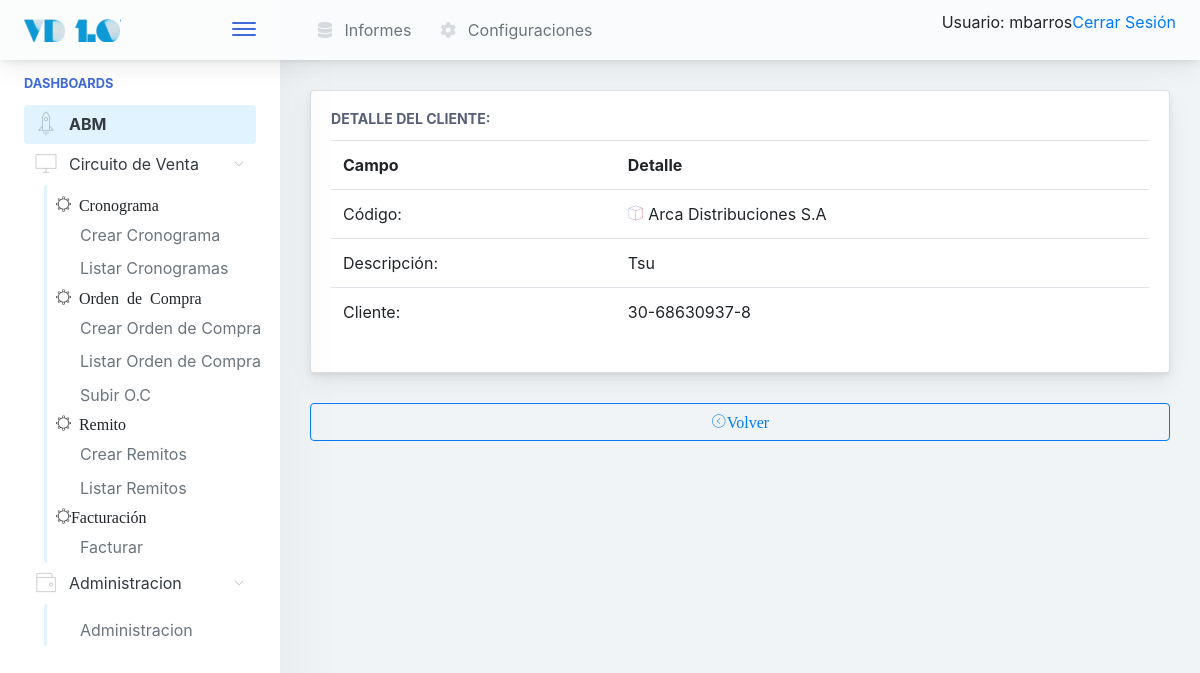
The app's page /gral/cliente/detalle/1 (signed in), older data.
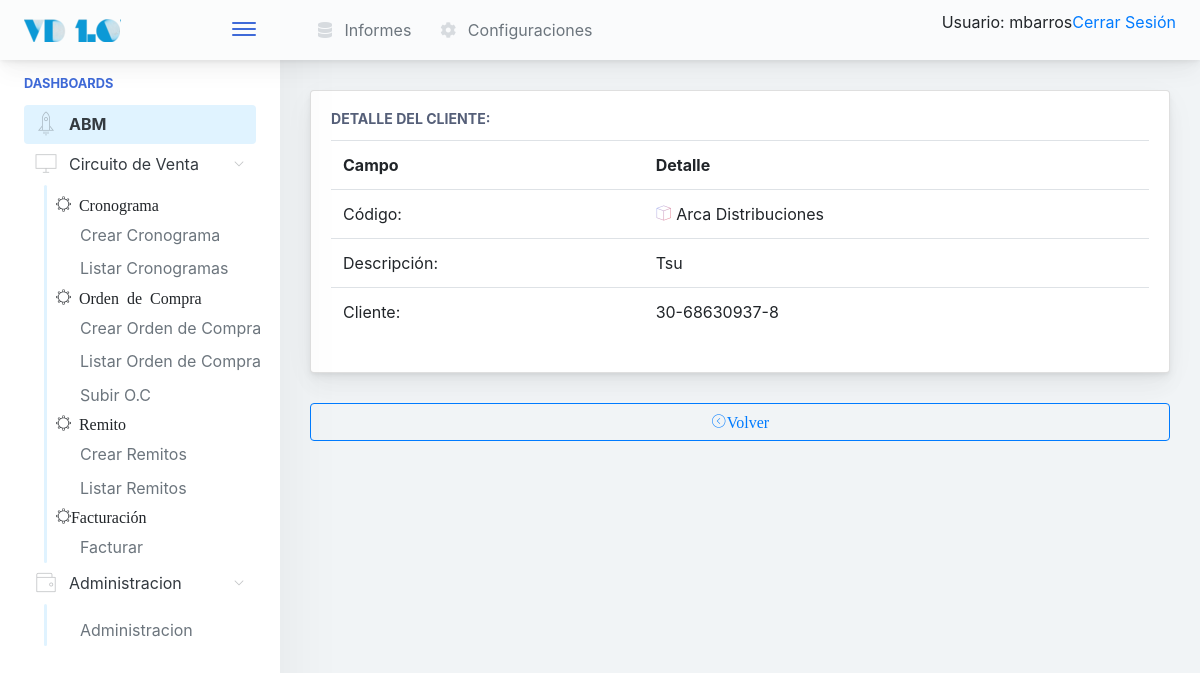
The same page, newer data.
### gral/models.py (models this page shows, shortened)
class Cliente(models.Model):
    razon_social      = models.CharField(max_length=150, unique=True)
    nombre_corto      = models.CharField(max_length=25, unique=True)
    cuit              = models.CharField(max_length=15, unique=True)
    direccion_fiscal  = models.CharField(max_length=250)
    direccion_entrega = models.CharField(max_length=250)
    condicion_iva     = models.CharField(max_length=100, blank=False, default='Responsable Inscripto')
    observaciones     = models.TextField(blank=True)

### gral/views.py (the view)
# urls.py: path('cliente/detalle/<int:pk>', ClienteDetailView.as_view(), name='ClienteDetail'),
class ClienteDetailView(LoginRequiredMixin, DetailView):
	model = Cliente

### inicio/templates/gral/cliente_detail.html
{% extends '../base.html' %}
{%  block cuerpo %}
<div class="main-card mb-3 card">
	<div class="card-body">
		<h5 class="card-title">Detalle del Cliente: {{ cliente.descripcion }}</h5>
		<table class="table table-hover table-fixed">
		<tr>
			<th>
				Campo
			</th>
			<th>
				Detalle
			</th>
		</tr>
			<tr>
				<td>Código: </td>
				<td><i class="pe-7s-box2 icon-gradient bg-amy-crisp">
		        </i>
		        	{{cliente.razon_social}}
		      </td>
		      </tr>
		      <tr>
		      <td>Descripción: </td>
		      <td>
		        {{cliente.nombre_corto }}
		      </td>
		      </tr>
		      <tr>
		      <td>Cliente: </td>
		      <td>
		        {{cliente.cuit}}
		        </td>
		      </tr>
		</table>
	</div>
</div>
<a href="{% url 'gral:ClienteListView' %}">
<button class="mb-2 mr-2 btn-transition btn btn-outline-primary btn-block">
		<i class="pe-7s-angle-left-circle">Volver</i>
</button>
	</a>
{% endblock %}

Row changes from the older to the newer data that the page shows:
changed Cliente "Tsu": razon_social "Arca Distribuciones S.A" → "Arca Distribuciones"
